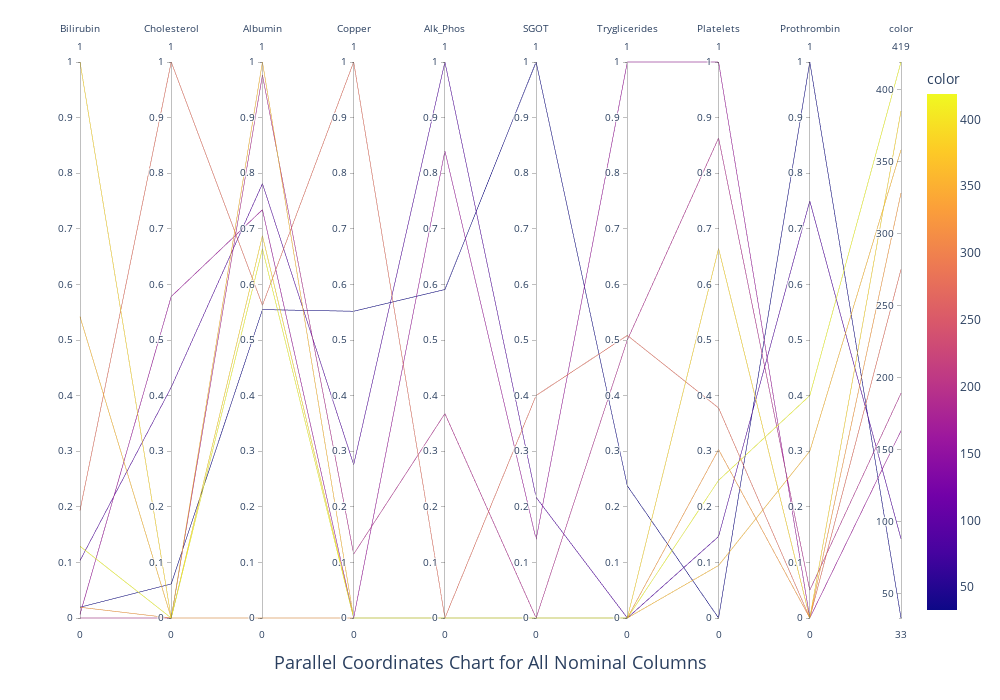

Notebook code for this chart:
### Markdown cell above
Parallel Plot

### Code cell
import plotly.express as px
from sklearn.preprocessing import MinMaxScaler
import plotly.io as pio
# Select columns to plot
columns_to_plot = ['Bilirubin', 'Cholesterol','Albumin', 'Copper', 'Alk_Phos', 'SGOT', 'Tryglicerides', 'Platelets','Prothrombin']
df_sample = df.sample(frac=0.02) # You can change the sample size here (frac=0.02 means 2% of the data random sampled)
df_to_plot = df_sample[columns_to_plot]

# Normalize the data
scaler = MinMaxScaler()
df_normalized = pd.DataFrame(scaler.fit_transform(df_to_plot), columns=df_to_plot.columns)

# Create parallel coordinates chart for all columns in df
fig = px.parallel_coordinates(df_normalized, color=df_to_plot.index)

# Update layout with new figure size
fig.update_layout(autosize=False, width=1000, height=700)

# Add title at the bottom of the figure
fig.add_annotation(
    dict(
        x=0.5,
        y=-0.1,
        showarrow=False,
        text="Parallel Coordinates Chart for All Nominal Columns",
        xref="paper",
        yref="paper",
        font=dict(size=18)
    )
)

# Show the plot
fig.show()

### Figure 1 — Plotly figure (JSON) as saved in the notebook; plotly's stock layout.template omitted (floating-point values rounded to 4 significant figures)
{"data": [{"dimensions": [{"label": "Bilirubin", "values": [0.01935, 0.5419, 1, 0.129, 0.006452, 0.01935, 0.1032, 0, 0.1935]}, {"label": "Cholesterol", "values": [0.06122, null, null, null, 0.5782, null, 0.415, 0, 1]}, {"label": "Albumin", "values": [0.5547, 1.0, 0.6875, 0.6641, 0.7344, 0, 0.7813, 0.9766, 0.5625]}, {"label": "Copper", "values": [0.5517, null, null, null, 0, null, 0.2759, 0.1149, 1]}, {"label": "Alk_Phos", "values": [0.5908, null, null, null, 0.8401, null, 1, 0.3677, 0]}, {"label": "SGOT", "values": [1, null, null, null, 0.1415, null, 0.217, 0, 0.4002]}, {"label": "Tryglicerides", "values": [0.2377, null, null, null, 1, null, 0, 0.5, 0.5082]}, {"label": "Platelets", "values": [0, 0.09446, 0.6645, 0.2476, 1, 0.3029, 0.1466, 0.8632, 0.3779]}, {"label": "Prothrombin", "values": [1, 0.3, 0, 0.4, 0, 0, 0.75, 0.05, 0]}, {"label": "color", "values": [33, 358, 385, 419, 163, 328, 88, 189, 275]}], "domain": {"x": [0, 1], "y": [0, 1]}, "line": {"color": [33, 358, 385, 419, 163, 328, 88, 189, 275], "coloraxis": "coloraxis"}, "name": "", "type": "parcoords"}], "layout": {"annotations": [{"font": {"size": 18}, "showarrow": false, "text": "Parallel Coordinates Chart for All Nominal Columns", "x": 0.5, "xref": "paper", "y": -0.1, "yref": "paper"}], "autosize": false, "coloraxis": {"colorbar": {"title": {"text": "color"}}, "colorscale": [[0, "#0d0887"], [0.1111, "#46039f"], [0.2222, "#7201a8"], [0.3333, "#9c179e"], [0.4444, "#bd3786"], [0.5556, "#d8576b"], [0.6667, "#ed7953"], [0.7778, "#fb9f3a"], [0.8889, "#fdca26"], [1, "#f0f921"]]}, "height": 700, "legend": {"tracegroupgap": 0}, "margin": {"t": 60}, "width": 1000}}
